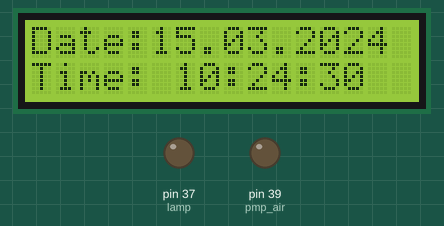
A sketch run on a simulated Arduino Mega 2560, built with avr-gcc and run on an emulated ATmega2560. Parts: 16×2 character LCD, output pins drawn as LEDs (lit = HIGH). The local clock reads 2024-03-15 10:24:30 at power-on unless the sketch sets it; what the sketch prints to the serial monitor is not drawn.

Above: at 0.1 s.
At 4.2 s:
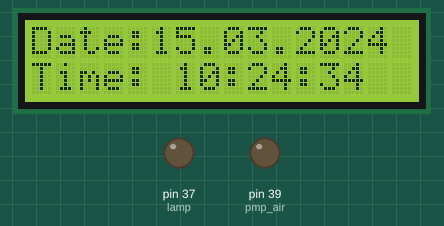
At 9.3 s:
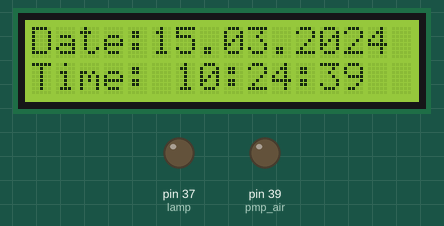
At 19.4 s:
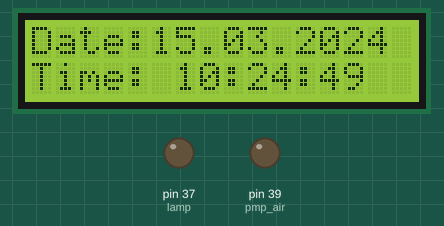
At 28.6 s:
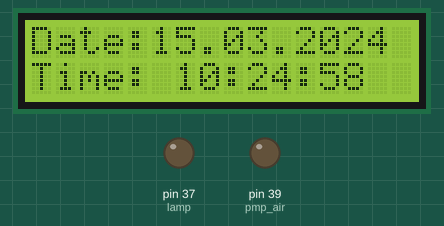
At 38.7 s:
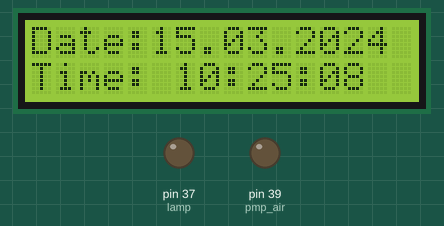

The sketch:

sketch_mar07a.ino
```cpp
#include <Adafruit_RGBLCDShield.h>
#include <Wire.h>
#include <LiquidCrystal.h>
#include <DS3231.h>

LiquidCrystal lcd(8, 9, 4, 5,6,7);


DS3231 rtc (SDA, SCL);

Time t;

int Hor;
int Min;
int Sec;

#define pmp_air 39
#define lamp 37


void setup() {
  // set up the LCD's number of columns and rows:
  lcd.begin(16, 2);
  rtc.begin();
  Serial.print("Running:lamp_pump_feb_24.ino");


  ////The following lines can be uncommented to set the date and time

//  rtc.setDOW(SATURDAY);     // Set Day-of-Week to SUNDAY
//
//  rtc.setTime(8, 57, 00);     // Set the time to 12:00:00 (24hr format)
//
//  rtc.setDate(3, 3, 2018);   // Set the date to January 1st, 2014

//set pin for the air pump
  pinMode(pmp_air,OUTPUT);
  digitalWrite(pmp_air,LOW);


//set pin for the lamp
pinMode(lamp,OUTPUT);
digitalWrite(lamp,LOW);

  Wire.begin();
  Serial.begin(9600);

}

void loop() {
   //print on Serial monitor
  Serial.print("Date: ");
  Serial.print(rtc.getDOWStr());

//print date on Serial monitor
  Serial.print(" ");
  Serial.print(rtc.getDateStr());
  Serial.println();

//print time on Serial monitor
  Serial.print("Time: ");
  Serial.print(rtc.getTimeStr());


//print Date on LCD display
  lcd.setCursor(0,0);
  lcd.print("Date:");
  lcd.print(rtc.getDateStr());

  lcd.setCursor(0,1);
  lcd.print("Time: ");
  lcd.print(rtc.getTimeStr());

  Serial.println();
  delay (1000);

  t = rtc.getTime();

  Hor = t.hour;
  Min = t.min;
  Sec = t.sec;

}
```

Measured:
- what the display in image 1 shows lasts 1.1 s, from 4.1 s to 5.2 s
